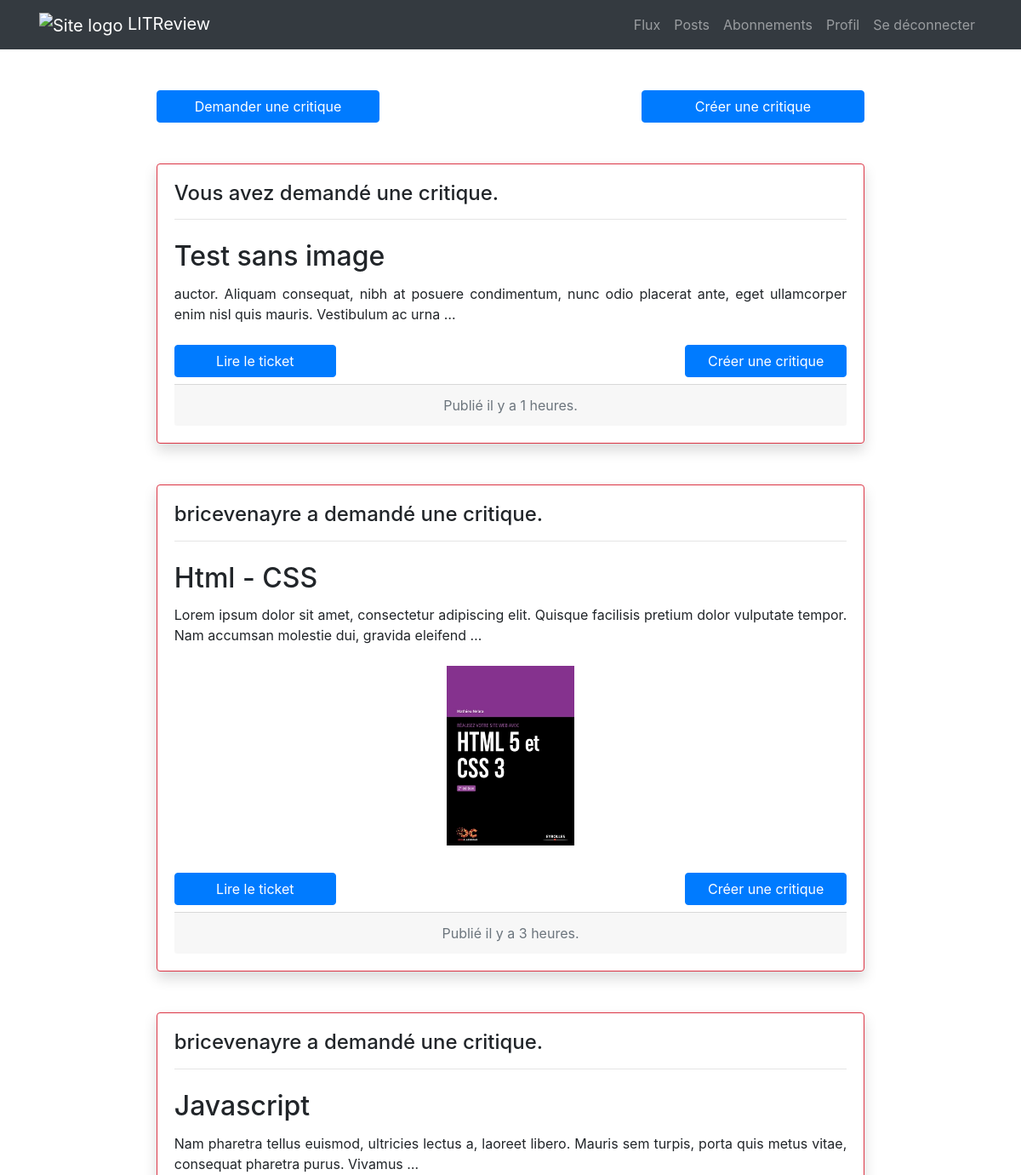
The app's page /home/feed/ (signed in, upper part), older data.
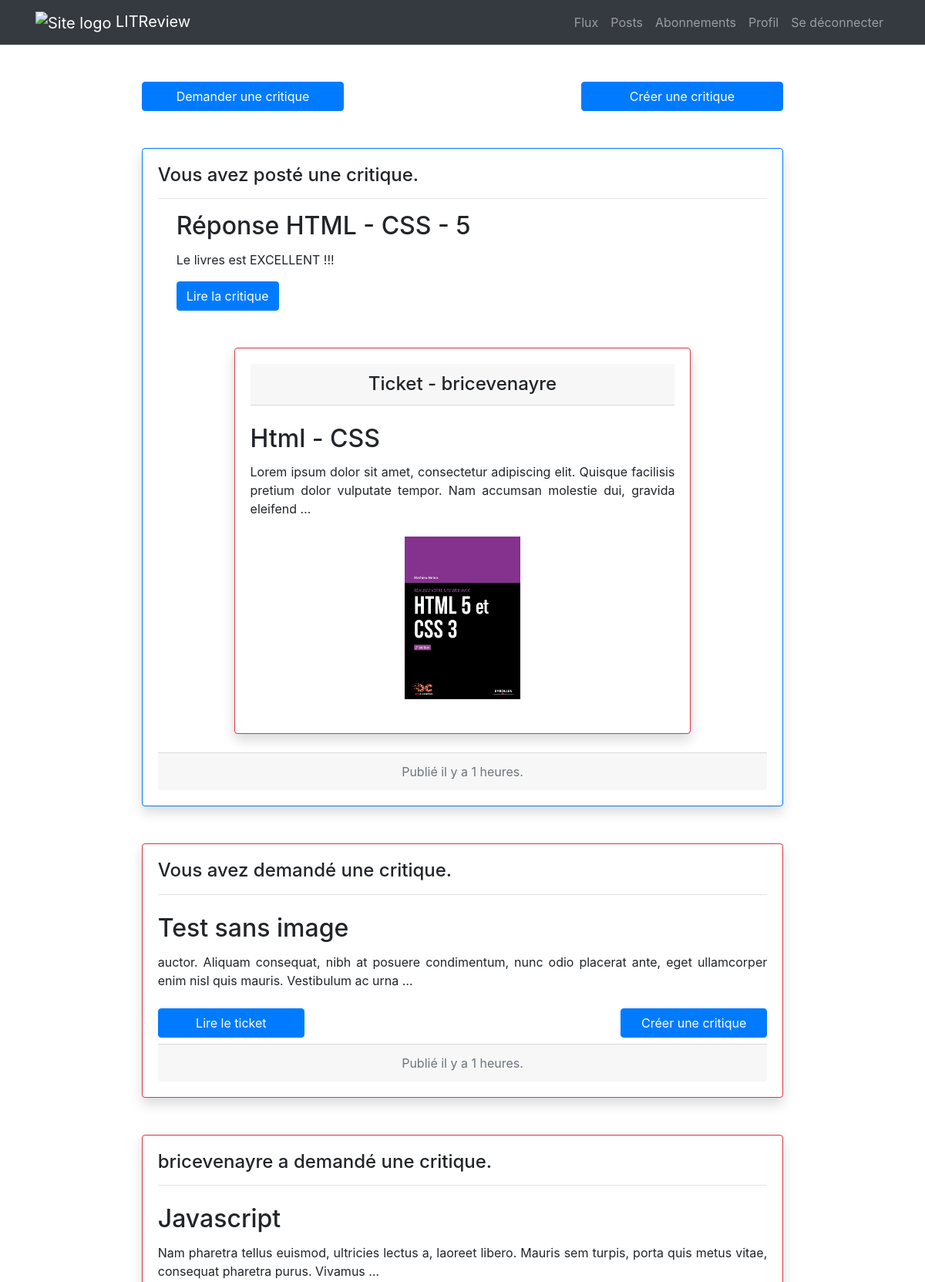
The same page, newer data.
### apps/reviews/models.py (models this page shows, shortened)
class Ticket(models.Model):
    title = models.fields.CharField(max_length=128, verbose_name="Titre")
    description = models.fields.TextField(max_length=2048, blank=True, verbose_name="Description")
    image = models.ImageField(null=True, blank=True)
    user = models.ForeignKey(to=settings.AUTH_USER_MODEL, on_delete=models.CASCADE)
    time_created = models.DateTimeField(auto_now_add=True)
    class Meta:
        verbose_name = "Ticket"
        ordering = ["-time_created"]

class Review(models.Model):
    ticket = models.ForeignKey(to=Ticket, on_delete=models.CASCADE, related_name="related_reviews")
    rating = models.PositiveSmallIntegerField(
        validators=[MinValueValidator(0), MaxValueValidator(5)],
        verbose_name="Note",
    )
    headline = models.CharField(max_length=128, verbose_name="Titre")
    body = models.TextField(max_length=8192, blank=True, verbose_name="Commentaire")
    user = models.ForeignKey(to=settings.AUTH_USER_MODEL, on_delete=models.CASCADE)
    time_created = models.DateTimeField(auto_now_add=True)
    class Meta:
        verbose_name = "Critique"
        ordering = ["-time_created"]

### apps/accounts/models.py (models this page shows)
class CustomUser(AbstractUser):
    pass

### apps/reviews/views.py (the view)
# urls.py: path("feed/", IndexList.as_view(), name="feed"),
@method_decorator(login_required, name='dispatch')
class IndexList(ListView):
    model = Ticket
    template_name = "reviews/index_list.html"
    context_object_name = "tickets"
    def get_context_data(self, **kwargs):
        context = super(IndexList, self).get_context_data(**kwargs)
        user = self.request.user
        tickets = Ticket.objects.all()
        reviews = Review.objects.all()
        tickets_and_reviews = sorted(
            chain(tickets, reviews),
            key=lambda instance: instance.time_created,
            reverse=True
        )
        context['tickets_and_reviews'] = tickets_and_reviews
        context['following'] = UserFollows.objects.filter(user=user).values_list("followed_user", flat=True)
        context['user_id'] = user.id
        return context

### apps/reviews/templatetags/reviews_extras.py (called while the page is built)
@register.filter
def model_type(instance):
    return type(instance).__name__

@register.simple_tag(takes_context=True)
def get_poster_display(context, user):
    if user == context['user']:
        return 'Vous avez'
    return f"{user.username} a"

@register.filter
def get_posted_at_display(posted_at):
    seconds_ago = (timezone.now() - posted_at).total_seconds()
    if seconds_ago <= HOUR:
        return f'Publié il y a {int(seconds_ago // MINUTE)} minutes.'
    elif seconds_ago <= DAY:
        return f'Publié il y a {int(seconds_ago // HOUR)} heures.'
    return f'Publié le {posted_at.strftime("%m/%d/%Y à %H:%M")}'

### apps/reviews/templates/reviews/index_list.html (shortened to what this page needs)
{% extends 'base.html' %}
{% load reviews_extras %}
{% block content %}
<div class="container h-100">
    <div class="row align-items-center justify-content-around mt-5 mb-4">
        <div class="col-12 col-lg-4 text-center mb-3 mb-lg-0">
            <form action="{% url 'reviews:ticket-create' %}">
                <button class="btn btn-primary btn-submit w-75">Demander une critique</button>
            </form>
        </div>
        <div class="col-12 col-lg-4 text-center">
            <button class="btn btn-primary btn-submit w-75">Créer une critique</button>
        </div>
    </div>
    {% for instance in tickets_and_reviews %}
    <div class="row align-items-center justify-content-center">
        <div class="col-12">
            {% if instance|model_type == 'Review' %}
                {% if instance.user.id in following or instance.ticket.user.id in following or user_id == instance.user.id or user_id == instance.ticket.user.id %}
                    {% include "reviews/partials/review_snippet.html" with review=instance %}
                {% endif %}
            {% elif instance|model_type == 'Ticket' and not instance.related_reviews.first %}
                {% if instance.user.id in following or user_id == instance.user.id %}
                    {% include "reviews/partials/ticket_snippet.html" with ticket=instance %}
                {% endif %}
            {% endif %}
        </div>
    </div>
    {% endfor %}
</div>
{% endblock content %}

### apps/reviews/templates/reviews/partials/review_snippet.html
{% load reviews_extras %}
<div class="card border-primary border-strong shadow w-75 mx-auto my-4">
    <div class="card-body">
        <h4>{% get_poster_display review.user %} posté une critique.</h4>
        <hr>
        <h2 class="card-title px-4">{{ review.headline }} - {{ review.rating }}</h2>
        <p class="card-text px-4 text-justify">{{ review.body|linebreaksbr|safe|truncatewords:50 }}</p>
        <div class="px-4">
            <a href="{% url 'reviews:review-detail' review.id %}" class="btn btn-primary">Lire la critique</a>
        </div>
        <div class="mt-5">
            {% include "reviews/partials/ticket_snippet.html" with ticket=review.ticket %}
        </div>
        <div class="card-footer text-muted text-center">
            {{ review.time_created|get_posted_at_display }}
        </div>
    </div>
</div>

### apps/reviews/templates/reviews/partials/ticket_snippet.html
{% load reviews_extras %}
<div class="card border-danger border-strong shadow w-75 mx-auto my-4">
    <div class="card-body">
        {% if not ticket.related_reviews.first %}
        <h4>{% get_poster_display ticket.user %} demandé une critique.</h4>
        <hr>
        {% else %}
        <h4 class="card-header text-center">Ticket - {{ ticket.user }}</h4>
        {% endif %}
        <h2 class="card-title mt-4">{{ ticket.title }}</h2>
        <p class="card-text text-justify">{{ ticket.description|linebreaksbr|safe|truncatewords:20 }}</p>
        {% if ticket.image %}
        <div class="text-center my-4">
            <img src="{{ ticket.image.url }}" alt="L'image du ticket" height="200" width="150" class="img-fluid">
        </div>
        {% endif %}
        {% if not ticket.related_reviews.first %}
        <div class="row">
            <div class="col-12 text-center col-lg-6 text-lg-left">
                <a href="{% url 'reviews:ticket-detail' ticket.id %}" class="btn btn-primary w-50 my-2">Lire le
                    ticket</a>
            </div>
            <div class="col-12 text-center col-lg-6 text-lg-right">
                <a href="{% url 'reviews:review-create' ticket.id %}" class="btn btn-primary w-50 my-2">Créer une
                    critique</a>
            </div>
        </div>
        <div class="card-footer text-center text-muted">
            {{ ticket.time_created|get_posted_at_display }}
        </div>
        {% endif %}
    </div>
</div>

Row changes from the older to the newer data that the page shows:
no longer on one of the page's lists (row unchanged): Ticket: user.username "bricevenayre a", title "Html - CSS", description "Lorem ipsum dolor sit amet, consectetur adipiscing elit. Quisque facilisis pretium dolor vulputate tempor. Nam accumsan molestie dui, gravida eleifend …", time_created|get_posted_at_display "Publié il y a 3 heures."
added Review: user "Vous avez", headline "Réponse HTML - CSS", rating "5", body "Le livres est EXCELLENT !!!", {{ ticket.user }} "bricevenayre", {{ ticket.title }} "Html - CSS", {{ ticket.description|linebreaksbr|safe|truncatewords:20 }} "Lorem ipsum dolor sit amet, consectetur adipiscing elit. Quisque facilisis pretium dolor vulputate tempor. Nam accumsan molestie dui, gravida eleifend …", image (picture), time_created|get_posted_at_display "Publié il y a 1 heures."
